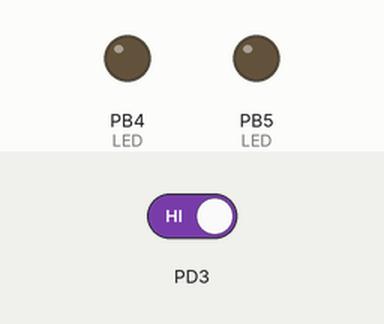
Bench run of a program on a simulated ATmega328P, built with avr-gcc and emulated at 16 MHz. On the bench: output pins drawn as LEDs (lit = HIGH). Dashed ring = blinking. The test bench sets the inputs (shaded band); at power-on: PD3 HIGH.

Above: at 1.2 s.
1.3 s: PD3 driven LOW
At 2.3 s:
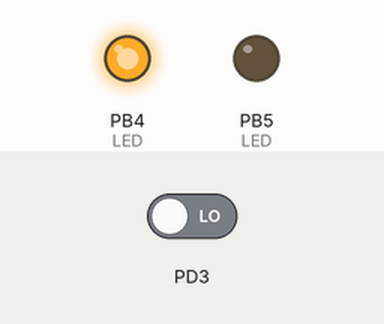
At 3.8 s:
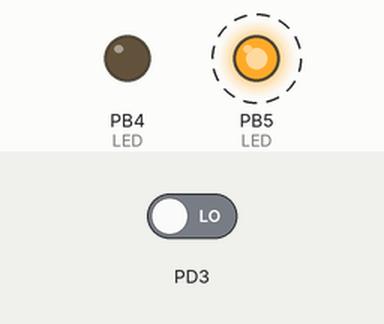
Timing chart, 0 to 10.3 s (numbered marks = the images above; inputs shaded):
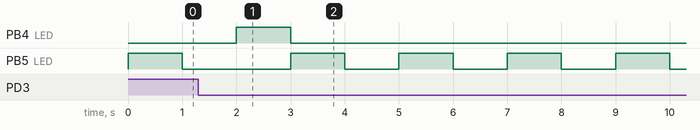

The program:

main.c
```c
/*
 * External_Interrupt.c
 *
 * Created: 15-02-2026 20:34:33
 * Author : Sunil
 */

#include <avr/io.h>
#define F_CPU 16000000UL
#include <util/delay.h>
#include <avr/interrupt.h>
uint8_t int_flag=0;


ISR (INT1_vect)// INTERRUPT VECTOR TABLE
{
	int_flag=1;
}


int main(void)
{
   DDRB|=(1<<PB5);// PB5 CONFIGURED TO OUTPUT
   DDRB|=(1<<PB4);// PB4 CONFIGURED TO INTERRUPT OUTPUT
   DDRD&=~(1<<PD3);//PD3 CONFIGURED TO INPUT(INI1)

   EIMSK|=(1<<INT1); //ENABLING INT1

   //CONFIGURED INTERRUPT ON FALLING EDGE
   EICRA|=(1<<ISC11);
   EICRA&=~(1<<ISC10);

   sei();// ENABLING GLOBAL INTERRUPT


    while (1)
    {

	if (int_flag)
		{

				PORTB|=(1<<PB4);// INTERRUPT LED ON
				_delay_ms(1000); //1 SECOND DELAY
				PORTB&=~(1<<PB4);//INTERRUPT LED Off
				int_flag=0; //RESETTING FLAG
		}

		PORTB|=(1<<PB5);// LED ON
		_delay_ms(1000); //1 SECOND DELAY
		PORTB&=~(1<<PB5);// LED OF
		_delay_ms(1000); //1 SECOND DELAY

    }
}
```

Measured:
- after the input at 1.3 s, PB4 (LED): LOW → HIGH after 0.70 s, → LOW 1.0 s later
- by itself, PB5 (LED): alternates HIGH for 1.0 s and LOW for 1.0 s
